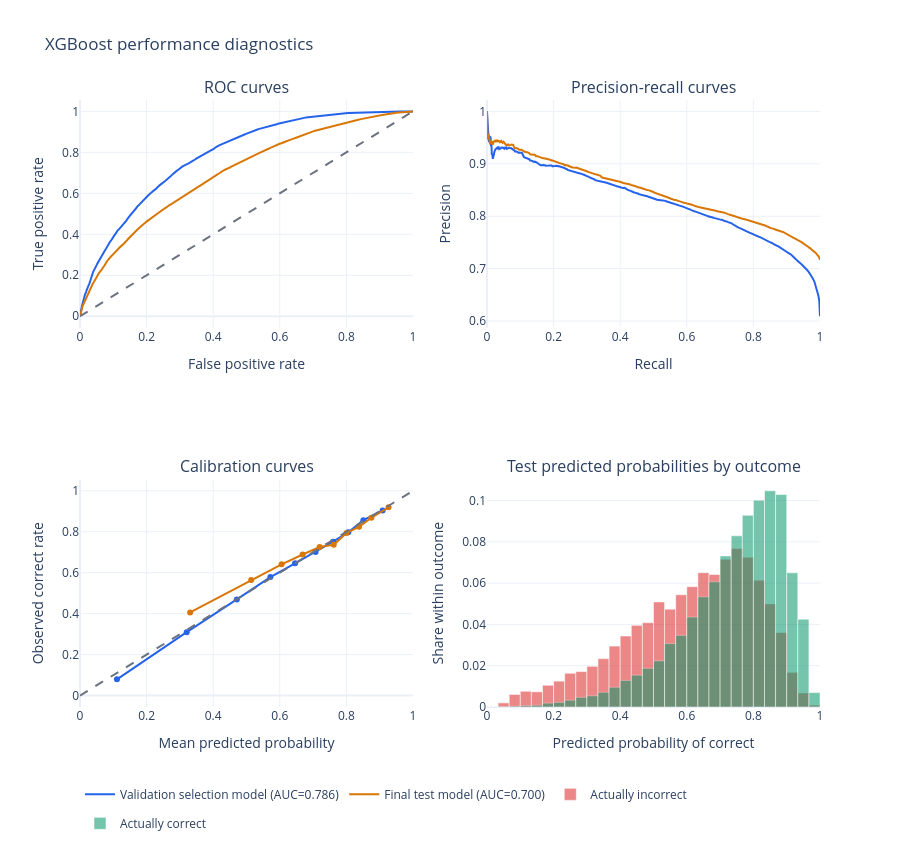

The notebook cell saved with this chart:
### Markdown cell above
## Performance curves and probability diagnostics

### Code cell
diagnostic_figure = make_subplots(
    rows=2,
    cols=2,
    subplot_titles=(
        "ROC curves",
        "Precision-recall curves",
        "Calibration curves",
        "Test predicted probabilities by outcome",
    ),
)


def thin_curve(
    x_values: np.ndarray, y_values: np.ndarray, max_points: int = 1_000
) -> tuple[np.ndarray, np.ndarray]:
    '''Retain evenly spaced plotting points while leaving metrics exact.'''
    if len(x_values) <= max_points:
        return x_values, y_values
    positions = np.unique(np.linspace(0, len(x_values) - 1, max_points, dtype=int))
    return x_values[positions], y_values[positions]


curve_inputs = [
    ("Validation selection model", y_validation, validation_probability, "#2563EB"),
    ("Final test model", y_test, test_probability, "#D97706"),
]
for label, y_true, probability, color in curve_inputs:
    false_positive_rate, true_positive_rate, _ = roc_curve(y_true, probability)
    false_positive_rate, true_positive_rate = thin_curve(
        false_positive_rate, true_positive_rate
    )
    diagnostic_figure.add_trace(
        go.Scatter(
            x=false_positive_rate,
            y=true_positive_rate,
            mode="lines",
            name=f"{label} (AUC={roc_auc_score(y_true, probability):.3f})",
            line={"color": color},
            legendgroup=label,
        ),
        row=1,
        col=1,
    )

    precision, recall, _ = precision_recall_curve(y_true, probability)
    recall, precision = thin_curve(recall, precision)
    diagnostic_figure.add_trace(
        go.Scatter(
            x=recall,
            y=precision,
            mode="lines",
            name=f"{label} (AP={average_precision_score(y_true, probability):.3f})",
            line={"color": color},
            legendgroup=label,
            showlegend=False,
        ),
        row=1,
        col=2,
    )

    observed_rate, predicted_rate = calibration_curve(
        y_true, probability, n_bins=10, strategy="quantile"
    )
    diagnostic_figure.add_trace(
        go.Scatter(
            x=predicted_rate,
            y=observed_rate,
            mode="lines+markers",
            name=label,
            line={"color": color},
            legendgroup=label,
            showlegend=False,
        ),
        row=2,
        col=1,
    )

for row_number, column_number in [(1, 1), (2, 1)]:
    diagnostic_figure.add_trace(
        go.Scatter(
            x=[0, 1],
            y=[0, 1],
            mode="lines",
            line={"color": "#6B7280", "dash": "dash"},
            showlegend=False,
        ),
        row=row_number,
        col=column_number,
    )

for outcome, label, color in [
    (0, "Actually incorrect", "#DC2626"),
    (1, "Actually correct", "#059669"),
]:
    histogram_counts, histogram_edges = np.histogram(
        test_probability[y_test.to_numpy() == outcome], bins=np.linspace(0, 1, 31)
    )
    diagnostic_figure.add_trace(
        go.Bar(
            x=(histogram_edges[:-1] + histogram_edges[1:]) / 2,
            y=histogram_counts / histogram_counts.sum(),
            width=np.diff(histogram_edges),
            opacity=0.55,
            name=label,
            marker_color=color,
        ),
        row=2,
        col=2,
    )

diagnostic_figure.update_xaxes(title_text="False positive rate", row=1, col=1)
diagnostic_figure.update_yaxes(title_text="True positive rate", row=1, col=1)
diagnostic_figure.update_xaxes(title_text="Recall", row=1, col=2)
diagnostic_figure.update_yaxes(title_text="Precision", row=1, col=2)
diagnostic_figure.update_xaxes(title_text="Mean predicted probability", row=2, col=1)
diagnostic_figure.update_yaxes(title_text="Observed correct rate", row=2, col=1)
diagnostic_figure.update_xaxes(title_text="Predicted probability of correct", row=2, col=2)
diagnostic_figure.update_yaxes(title_text="Share within outcome", row=2, col=2)
diagnostic_figure.update_layout(
    title="XGBoost performance diagnostics",
    template="plotly_white",
    barmode="overlay",
    height=850,
    legend={"orientation": "h", "y": -0.12},
)
diagnostic_figure.show()

### Figure 1 — Plotly figure (JSON) as saved in the notebook; plotly's stock layout.template omitted (floating-point values rounded to 4 significant figures; data arrays with more than 128 entries replaced by an {"elided": "..."} marker saying what was removed)
{"data": [{"legendgroup": "Validation selection model", "line": {"color": "#2563EB"}, "mode": "lines", "name": "Validation selection model (AUC=0.786)", "type": "scatter", "x": {"elided": "1000 float values"}, "xaxis": "x", "y": {"elided": "1000 float values"}, "yaxis": "y"}, {"legendgroup": "Validation selection model", "line": {"color": "#2563EB"}, "mode": "lines", "name": "Validation selection model (AP=0.829)", "showlegend": false, "type": "scatter", "x": {"elided": "1000 float values"}, "xaxis": "x2", "y": {"elided": "1000 float values"}, "yaxis": "y2"}, {"legendgroup": "Validation selection model", "line": {"color": "#2563EB"}, "mode": "lines+markers", "name": "Validation selection model", "showlegend": false, "type": "scatter", "x": [0.1109, 0.3204, 0.471, 0.5717, 0.6458, 0.7073, 0.7597, 0.8058, 0.8509, 0.9088], "xaxis": "x3", "y": [0.07941, 0.3097, 0.4697, 0.5785, 0.6458, 0.701, 0.7512, 0.797, 0.8563, 0.9034], "yaxis": "y3"}, {"legendgroup": "Final test model", "line": {"color": "#D97706"}, "mode": "lines", "name": "Final test model (AUC=0.700)", "type": "scatter", "x": {"elided": "1000 float values"}, "xaxis": "x", "y": {"elided": "1000 float values"}, "yaxis": "y"}, {"legendgroup": "Final test model", "line": {"color": "#D97706"}, "mode": "lines", "name": "Final test model (AP=0.845)", "showlegend": false, "type": "scatter", "x": {"elided": "1000 float values"}, "xaxis": "x2", "y": {"elided": "1000 float values"}, "yaxis": "y2"}, {"legendgroup": "Final test model", "line": {"color": "#D97706"}, "mode": "lines+markers", "name": "Final test model", "showlegend": false, "type": "scatter", "x": [0.3308, 0.5141, 0.6055, 0.6686, 0.7198, 0.7619, 0.8004, 0.8379, 0.875, 0.9266], "xaxis": "x3", "y": [0.4063, 0.5644, 0.6407, 0.6888, 0.726, 0.7368, 0.7941, 0.824, 0.8684, 0.9193], "yaxis": "y3"}, {"line": {"color": "#6B7280", "dash": "dash"}, "mode": "lines", "showlegend": false, "type": "scatter", "x": [0, 1], "xaxis": "x", "y": [0, 1], "yaxis": "y"}, {"line": {"color": "#6B7280", "dash": "dash"}, "mode": "lines", "showlegend": false, "type": "scatter", "x": [0, 1], "xaxis": "x3", "y": [0, 1], "yaxis": "y3"}, {"marker": {"color": "#DC2626"}, "name": "Actually incorrect", "opacity": 0.55, "type": "bar", "width": [0.03333, 0.03333, 0.03333, 0.03333, 0.03333, 0.03333, 0.03333, 0.03333, 0.03333, 0.03333, 0.03333, 0.03333, 0.03333, 0.03333, 0.03333, 0.03333, 0.03333, 0.03333, 0.03333, 0.03333, 0.03333, 0.03333, 0.03333, 0.03333, 0.03333, 0.03333, 0.03333, 0.03333, 0.03333, 0.03333], "x": [0.01667, 0.05, 0.08333, 0.1167, 0.15, 0.1833, 0.2167, 0.25, 0.2833, 0.3167, 0.35, 0.3833, 0.4167, 0.45, 0.4833, 0.5167, 0.55, 0.5833, 0.6167, 0.65, 0.6833, 0.7167, 0.75, 0.7833, 0.8167, 0.85, 0.8833, 0.9167, 0.95, 0.9833], "xaxis": "x4", "y": [0.0, 0.001997, 0.006082, 0.007625, 0.007353, 0.01053, 0.01253, 0.01634, 0.01716, 0.0197, 0.02342, 0.0295, 0.0344, 0.03958, 0.04085, 0.05093, 0.04739, 0.05438, 0.05828, 0.06509, 0.06418, 0.07153, 0.0768, 0.07253, 0.06137, 0.04993, 0.03604, 0.01679, 0.006808, 0.0009078], "yaxis": "y4"}, {"marker": {"color": "#059669"}, "name": "Actually correct", "opacity": 0.55, "type": "bar", "width": [0.03333, 0.03333, 0.03333, 0.03333, 0.03333, 0.03333, 0.03333, 0.03333, 0.03333, 0.03333, 0.03333, 0.03333, 0.03333, 0.03333, 0.03333, 0.03333, 0.03333, 0.03333, 0.03333, 0.03333, 0.03333, 0.03333, 0.03333, 0.03333, 0.03333, 0.03333, 0.03333, 0.03333, 0.03333, 0.03333], "x": [0.01667, 0.05, 0.08333, 0.1167, 0.15, 0.1833, 0.2167, 0.25, 0.2833, 0.3167, 0.35, 0.3833, 0.4167, 0.45, 0.4833, 0.5167, 0.55, 0.5833, 0.6167, 0.65, 0.6833, 0.7167, 0.75, 0.7833, 0.8167, 0.85, 0.8833, 0.9167, 0.95, 0.9833], "xaxis": "x4", "y": [0.0, 0.0001076, 0.0003585, 0.0006453, 0.0008604, 0.001864, 0.002223, 0.003298, 0.004697, 0.005449, 0.007134, 0.009572, 0.01287, 0.01542, 0.01875, 0.02237, 0.03072, 0.0347, 0.04356, 0.05338, 0.06066, 0.07321, 0.08292, 0.09285, 0.1001, 0.1048, 0.1029, 0.065, 0.04256, 0.006991], "yaxis": "y4"}], "layout": {"annotations": [{"font": {"size": 16}, "showarrow": false, "text": "ROC curves", "x": 0.225, "xanchor": "center", "xref": "paper", "y": 1.0, "yanchor": "bottom", "yref": "paper"}, {"font": {"size": 16}, "showarrow": false, "text": "Precision-recall curves", "x": 0.775, "xanchor": "center", "xref": "paper", "y": 1.0, "yanchor": "bottom", "yref": "paper"}, {"font": {"size": 16}, "showarrow": false, "text": "Calibration curves", "x": 0.225, "xanchor": "center", "xref": "paper", "y": 0.375, "yanchor": "bottom", "yref": "paper"}, {"font": {"size": 16}, "showarrow": false, "text": "Test predicted probabilities by outcome", "x": 0.775, "xanchor": "center", "xref": "paper", "y": 0.375, "yanchor": "bottom", "yref": "paper"}], "barmode": "overlay", "height": 850, "legend": {"orientation": "h", "y": -0.12}, "title": {"text": "XGBoost performance diagnostics"}, "xaxis": {"anchor": "y", "domain": [0.0, 0.45], "title": {"text": "False positive rate"}}, "xaxis2": {"anchor": "y2", "domain": [0.55, 1.0], "title": {"text": "Recall"}}, "xaxis3": {"anchor": "y3", "domain": [0.0, 0.45], "title": {"text": "Mean predicted probability"}}, "xaxis4": {"anchor": "y4", "domain": [0.55, 1.0], "title": {"text": "Predicted probability of correct"}}, "yaxis": {"anchor": "x", "domain": [0.625, 1.0], "title": {"text": "True positive rate"}}, "yaxis2": {"anchor": "x2", "domain": [0.625, 1.0], "title": {"text": "Precision"}}, "yaxis3": {"anchor": "x3", "domain": [0.0, 0.375], "title": {"text": "Observed correct rate"}}, "yaxis4": {"anchor": "x4", "domain": [0.0, 0.375], "title": {"text": "Share within outcome"}}}}
